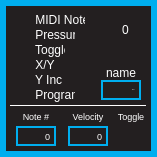
<?xml version="1.0" encoding="UTF-8"?>
<ui version="4.0">
 <class>keyForm</class>
 <widget class="QWidget" name="keyForm">
  <property name="geometry">
   <rect>
    <x>0</x>
    <y>0</y>
    <width>157</width>
    <height>157</height>
   </rect>
  </property>
  <property name="windowTitle">
   <string>Form</string>
  </property>
  <property name="autoFillBackground">
   <bool>false</bool>
  </property>
  <property name="styleSheet">
   <string notr="true">QWidget
{
	background:		rgba(35,31,32,255);
	border: 6px solid rgba(0,174,239,255);
}  


QLabel
{
	background:		rgba(0,0,0,0);
	color: 				white;
	font: 				10px &quot;Corbel&quot;;
	border:				none;
}





</string>
  </property>
  <widget class="QLineEdit" name="name">
   <property name="geometry">
    <rect>
     <x>101</x>
     <y>80</y>
     <width>40</width>
     <height>20</height>
    </rect>
   </property>
   <property name="font">
    <font>
     <pointsize>-1</pointsize>
     <italic>false</italic>
     <bold>false</bold>
    </font>
   </property>
   <property name="focusPolicy">
    <enum>Qt::WheelFocus</enum>
   </property>
   <property name="styleSheet">
    <string notr="true">

/* ---------- QLineEdit ------------*/
QLineEdit
{
	font: 10px &quot;Corbel&quot;;
	background: rgba(0,174,239,0);
	border: 2px solid rgba(0,174,239,255);
	border-radius: 0px;
	color: white;
}

QLineEdit:focus
{
	font: 8pt &quot;Corbel&quot;;
	background: rgba(0,174,239,0);
	border: 2px solid white;
	border-radius: 0px;
	color: white;
}
</string>
   </property>
   <property name="text">
    <string>KEYS</string>
   </property>
   <property name="maxLength">
    <number>4</number>
   </property>
   <property name="alignment">
    <set>Qt::AlignRight|Qt::AlignTrailing|Qt::AlignVCenter</set>
   </property>
  </widget>
  <widget class="QCheckBox" name="sourceNote">
   <property name="geometry">
    <rect>
     <x>15</x>
     <y>12</y>
     <width>71</width>
     <height>16</height>
    </rect>
   </property>
   <property name="focusPolicy">
    <enum>Qt::WheelFocus</enum>
   </property>
   <property name="styleSheet">
    <string notr="true">/* ---------- QCheckBox ------------*/
QCheckBox
{
	font: 10px &quot;Corbel&quot;;
	background:rgba(0,174,239,0);
	color: white;
	padding:0, 0, 0, 0;
	border: 1px solid rgba(0,174,239,0);
}

QCheckBox:hover {
	border: 1px solid rgba(0,174,239,0);
}

QCheckBox::indicator {
     width: 10px;
     height: 10px;
 }

  QCheckBox::indicator::unchecked {
     image: url(:/resources/radio_off.svg);
 }

 QCheckBox::indicator:unchecked:hover {
     image: url(:/resources/radio_off.svg);
 }

 QCheckBox::indicator:unchecked:pressed {
     image: url(:/resources/radio_on.svg);
 }

 QCheckBox::indicator::checked {
     image: url(:/resources/radio_on.svg);
 }

 QCheckBox::indicator:checked:pressed {
     image: url(:/resources/radio_off.svg);
 }

 QCheckBox::indicator::unchecked:focus {
     image: url(:/resources/radio_focus_off.svg);
 }

 QCheckBox::indicator:unchecked:pressed:focus {
     image: url(:/resources/radio_focus_on.svg);
 }

 QCheckBox::indicator::checked:focus {
     image: url(:/resources/radio_focus_on.svg);
 }

 QCheckBox::indicator:checked:pressed:focus {
     image: url(:/resources/radio_focus_off.svg);
 }</string>
   </property>
   <property name="text">
    <string> MIDI Note</string>
   </property>
  </widget>
  <widget class="QCheckBox" name="sourcePressure">
   <property name="geometry">
    <rect>
     <x>15</x>
     <y>27</y>
     <width>61</width>
     <height>16</height>
    </rect>
   </property>
   <property name="focusPolicy">
    <enum>Qt::WheelFocus</enum>
   </property>
   <property name="styleSheet">
    <string notr="true">/* ---------- QCheckBox ------------*/
QCheckBox
{
	font: 10px &quot;Corbel&quot;;
	background:rgba(0,174,239,0);
	color: white;
	padding:0, 0, 0, 0;
	border: 1px solid rgba(0,174,239,0);
}

QCheckBox:hover {
	border: 1px solid rgba(0,174,239,0);
}

QCheckBox::indicator {
     width: 10px;
     height: 10px;
 }

  QCheckBox::indicator::unchecked {
     image: url(:/resources/radio_off.svg);
 }

 QCheckBox::indicator:unchecked:hover {
     image: url(:/resources/radio_off.svg);
 }

 QCheckBox::indicator:unchecked:pressed {
     image: url(:/resources/radio_on.svg);
 }

 QCheckBox::indicator::checked {
     image: url(:/resources/radio_on.svg);
 }

 QCheckBox::indicator:checked:pressed {
     image: url(:/resources/radio_off.svg);
 }

 QCheckBox::indicator::unchecked:focus {
     image: url(:/resources/radio_focus_off.svg);
 }

 QCheckBox::indicator:unchecked:pressed:focus {
     image: url(:/resources/radio_focus_on.svg);
 }

 QCheckBox::indicator::checked:focus {
     image: url(:/resources/radio_focus_on.svg);
 }

 QCheckBox::indicator:checked:pressed:focus {
     image: url(:/resources/radio_focus_off.svg);
 }</string>
   </property>
   <property name="text">
    <string> Pressure</string>
   </property>
  </widget>
  <widget class="QCheckBox" name="sourceToggle">
   <property name="geometry">
    <rect>
     <x>15</x>
     <y>42</y>
     <width>51</width>
     <height>16</height>
    </rect>
   </property>
   <property name="focusPolicy">
    <enum>Qt::WheelFocus</enum>
   </property>
   <property name="styleSheet">
    <string notr="true">/* ---------- QCheckBox ------------*/
QCheckBox
{
	font: 10px &quot;Corbel&quot;;
	background:rgba(0,174,239,0);
	color: white;
	padding:0, 0, 0, 0;
	border: 1px solid rgba(0,174,239,0);
}

QCheckBox:hover {
	border: 1px solid rgba(0,174,239,0);
}

QCheckBox::indicator {
     width: 10px;
     height: 10px;
 }

  QCheckBox::indicator::unchecked {
     image: url(:/resources/radio_off.svg);
 }

 QCheckBox::indicator:unchecked:hover {
     image: url(:/resources/radio_off.svg);
 }

 QCheckBox::indicator:unchecked:pressed {
     image: url(:/resources/radio_on.svg);
 }

 QCheckBox::indicator::checked {
     image: url(:/resources/radio_on.svg);
 }

 QCheckBox::indicator:checked:pressed {
     image: url(:/resources/radio_off.svg);
 }

 QCheckBox::indicator::unchecked:focus {
     image: url(:/resources/radio_focus_off.svg);
 }

 QCheckBox::indicator:unchecked:pressed:focus {
     image: url(:/resources/radio_focus_on.svg);
 }

 QCheckBox::indicator::checked:focus {
     image: url(:/resources/radio_focus_on.svg);
 }

 QCheckBox::indicator:checked:pressed:focus {
     image: url(:/resources/radio_focus_off.svg);
 }</string>
   </property>
   <property name="text">
    <string> Toggle</string>
   </property>
  </widget>
  <widget class="QCheckBox" name="sourceXY">
   <property name="geometry">
    <rect>
     <x>15</x>
     <y>57</y>
     <width>41</width>
     <height>16</height>
    </rect>
   </property>
   <property name="focusPolicy">
    <enum>Qt::WheelFocus</enum>
   </property>
   <property name="styleSheet">
    <string notr="true">/* ---------- QCheckBox ------------*/
QCheckBox
{
	font: 10px &quot;Corbel&quot;;
	background:rgba(0,174,239,0);
	color: white;
	padding:0, 0, 0, 0;
	border: 1px solid rgba(0,174,239,0);
}

QCheckBox:hover {
	border: 1px solid rgba(0,174,239,0);
}

QCheckBox::indicator {
     width: 10px;
     height: 10px;
 }

  QCheckBox::indicator::unchecked {
     image: url(:/resources/radio_off.svg);
 }

 QCheckBox::indicator:unchecked:hover {
     image: url(:/resources/radio_off.svg);
 }

 QCheckBox::indicator:unchecked:pressed {
     image: url(:/resources/radio_on.svg);
 }

 QCheckBox::indicator::checked {
     image: url(:/resources/radio_on.svg);
 }

 QCheckBox::indicator:checked:pressed {
     image: url(:/resources/radio_off.svg);
 }

 QCheckBox::indicator::unchecked:focus {
     image: url(:/resources/radio_focus_off.svg);
 }

 QCheckBox::indicator:unchecked:pressed:focus {
     image: url(:/resources/radio_focus_on.svg);
 }

 QCheckBox::indicator::checked:focus {
     image: url(:/resources/radio_focus_on.svg);
 }

 QCheckBox::indicator:checked:pressed:focus {
     image: url(:/resources/radio_focus_off.svg);
 }</string>
   </property>
   <property name="text">
    <string> X/Y</string>
   </property>
  </widget>
  <widget class="QCheckBox" name="sourceYInc">
   <property name="geometry">
    <rect>
     <x>15</x>
     <y>72</y>
     <width>51</width>
     <height>16</height>
    </rect>
   </property>
   <property name="focusPolicy">
    <enum>Qt::WheelFocus</enum>
   </property>
   <property name="styleSheet">
    <string notr="true">/* ---------- QCheckBox ------------*/
QCheckBox
{
	font: 10px &quot;Corbel&quot;;
	background:rgba(0,174,239,0);
	color: white;
	padding:0, 0, 0, 0;
	border: 1px solid rgba(0,174,239,0);
}

QCheckBox:hover {
	border: 1px solid rgba(0,174,239,0);
}

QCheckBox::indicator {
     width: 10px;
     height: 10px;
 }

  QCheckBox::indicator::unchecked {
     image: url(:/resources/radio_off.svg);
 }

 QCheckBox::indicator:unchecked:hover {
     image: url(:/resources/radio_off.svg);
 }

 QCheckBox::indicator:unchecked:pressed {
     image: url(:/resources/radio_on.svg);
 }

 QCheckBox::indicator::checked {
     image: url(:/resources/radio_on.svg);
 }

 QCheckBox::indicator:checked:pressed {
     image: url(:/resources/radio_off.svg);
 }

 QCheckBox::indicator::unchecked:focus {
     image: url(:/resources/radio_focus_off.svg);
 }

 QCheckBox::indicator:unchecked:pressed:focus {
     image: url(:/resources/radio_focus_on.svg);
 }

 QCheckBox::indicator::checked:focus {
     image: url(:/resources/radio_focus_on.svg);
 }

 QCheckBox::indicator:checked:pressed:focus {
     image: url(:/resources/radio_focus_off.svg);
 }</string>
   </property>
   <property name="text">
    <string> Y Inc</string>
   </property>
  </widget>
  <widget class="QCheckBox" name="sourceProgram">
   <property name="geometry">
    <rect>
     <x>15</x>
     <y>87</y>
     <width>61</width>
     <height>16</height>
    </rect>
   </property>
   <property name="focusPolicy">
    <enum>Qt::WheelFocus</enum>
   </property>
   <property name="autoFillBackground">
    <bool>false</bool>
   </property>
   <property name="styleSheet">
    <string notr="true">/* ---------- QCheckBox ------------*/
QCheckBox
{
	font: 10px &quot;Corbel&quot;;
	background:rgba(0,174,239,0);
	color: white;
	padding:0, 0, 0, 0;
	border: 1px solid rgba(0,174,239,0);
}

QCheckBox:hover {
	border: 1px solid rgba(0,174,239,0);
}

QCheckBox::indicator {
     width: 10px;
     height: 10px;
 }

  QCheckBox::indicator::unchecked {
     image: url(:/resources/radio_off.svg);
 }

 QCheckBox::indicator:unchecked:hover {
     image: url(:/resources/radio_off.svg);
 }

 QCheckBox::indicator:unchecked:pressed {
     image: url(:/resources/radio_on.svg);
 }

 QCheckBox::indicator::checked {
     image: url(:/resources/radio_on.svg);
 }

 QCheckBox::indicator:checked:pressed {
     image: url(:/resources/radio_off.svg);
 }

 QCheckBox::indicator::unchecked:focus {
     image: url(:/resources/radio_focus_off.svg);
 }

 QCheckBox::indicator:unchecked:pressed:focus {
     image: url(:/resources/radio_focus_on.svg);
 }

 QCheckBox::indicator::checked:focus {
     image: url(:/resources/radio_focus_on.svg);
 }

 QCheckBox::indicator:checked:pressed:focus {
     image: url(:/resources/radio_focus_off.svg);
 }</string>
   </property>
   <property name="text">
    <string> Program</string>
   </property>
  </widget>
  <widget class="QLabel" name="instanceLabel">
   <property name="geometry">
    <rect>
     <x>100</x>
     <y>10</y>
     <width>51</width>
     <height>40</height>
    </rect>
   </property>
   <property name="styleSheet">
    <string notr="true">
/* ---------- QLabels ------------*/
QLabel
{
	font: 40px &quot;Futura&quot;;
	background:		rgba(0,0,0,0);
	color: 				white;
	border:				none;
}

QLabel:hover
{
	border:				none;
}  </string>
   </property>
   <property name="text">
    <string>0</string>
   </property>
   <property name="alignment">
    <set>Qt::AlignCenter</set>
   </property>
  </widget>
  <widget class="QLabel" name="nameLabel">
   <property name="geometry">
    <rect>
     <x>101</x>
     <y>65</y>
     <width>40</width>
     <height>15</height>
    </rect>
   </property>
   <property name="styleSheet">
    <string notr="true">
/* ---------- QLabels ------------*/
QLabel
{
	background:		rgba(0,0,0,0);
	color: 				white;
	border:				none;
}

QLabel:hover
{
	border:				none;
}  </string>
   </property>
   <property name="text">
    <string>name</string>
   </property>
   <property name="alignment">
    <set>Qt::AlignCenter</set>
   </property>
  </widget>
  <widget class="QStackedWidget" name="sourcesParams">
   <property name="geometry">
    <rect>
     <x>10</x>
     <y>105</y>
     <width>136</width>
     <height>44</height>
    </rect>
   </property>
   <property name="styleSheet">
    <string notr="true">QWidget
{
border: none;
background: rgba(0, 0, 0, 0);
}

/* ------- QStackedWidget ---------*/
QStackedWidget
{
border-top: 1px solid white;
}

/* ---------- QSpinBox ------------*/
QSpinBox
{
	font: 12px &quot;Futura-Normal&quot;;
	border: 2px solid rgb(0,174,239);
	background: rgba(0, 0, 0, 0);
	color: white;
	padding:0, 0, 0, 0;
}

QSpinBox:focus
{
outline: none;
border: 2px solid white;
}</string>
   </property>
   <property name="currentIndex">
    <number>0</number>
   </property>
   <widget class="QWidget" name="notePage">
    <property name="font">
     <font>
      <pointsize>7</pointsize>
     </font>
    </property>
    <widget class="QLabel" name="noteNumLabel">
     <property name="geometry">
      <rect>
       <x>6</x>
       <y>0</y>
       <width>40</width>
       <height>20</height>
      </rect>
     </property>
     <property name="text">
      <string>Note #</string>
     </property>
     <property name="alignment">
      <set>Qt::AlignCenter</set>
     </property>
    </widget>
    <widget class="QSpinBox" name="noteNum">
     <property name="geometry">
      <rect>
       <x>6</x>
       <y>20</y>
       <width>40</width>
       <height>20</height>
      </rect>
     </property>
     <property name="alignment">
      <set>Qt::AlignRight|Qt::AlignTrailing|Qt::AlignVCenter</set>
     </property>
     <property name="buttonSymbols">
      <enum>QAbstractSpinBox::NoButtons</enum>
     </property>
     <property name="maximum">
      <number>127</number>
     </property>
    </widget>
    <widget class="QLabel" name="noteVelocityLabel">
     <property name="geometry">
      <rect>
       <x>58</x>
       <y>0</y>
       <width>40</width>
       <height>20</height>
      </rect>
     </property>
     <property name="text">
      <string>Velocity</string>
     </property>
     <property name="alignment">
      <set>Qt::AlignCenter</set>
     </property>
    </widget>
    <widget class="QSpinBox" name="noteVelocity">
     <property name="geometry">
      <rect>
       <x>58</x>
       <y>20</y>
       <width>40</width>
       <height>20</height>
      </rect>
     </property>
     <property name="alignment">
      <set>Qt::AlignRight|Qt::AlignTrailing|Qt::AlignVCenter</set>
     </property>
     <property name="buttonSymbols">
      <enum>QAbstractSpinBox::NoButtons</enum>
     </property>
     <property name="maximum">
      <number>127</number>
     </property>
    </widget>
    <widget class="QLabel" name="noteToggleLabel">
     <property name="geometry">
      <rect>
       <x>101</x>
       <y>0</y>
       <width>40</width>
       <height>20</height>
      </rect>
     </property>
     <property name="text">
      <string>Toggle</string>
     </property>
     <property name="alignment">
      <set>Qt::AlignCenter</set>
     </property>
    </widget>
    <widget class="QCheckBox" name="noteToggle">
     <property name="geometry">
      <rect>
       <x>111</x>
       <y>19</y>
       <width>21</width>
       <height>23</height>
      </rect>
     </property>
     <property name="focusPolicy">
      <enum>Qt::WheelFocus</enum>
     </property>
     <property name="styleSheet">
      <string notr="true">QCheckBox::indicator
{
	width: 20px;
	height: 20px;
}

QCheckBox::indicator:unchecked
{
	image:url(:/resources/toggle_off.svg)
}

QCheckBox::indicator:unchecked:hover
{
	image:url(:/resources/toggle_off.svg)
}

QCheckBox::indicator:unchecked:pressed
{
	image:url(:/resources/toggle_on.svg)
}

QCheckBox::indicator:checked
{
	image:url(:/resources/toggle_on.svg)
}

QCheckBox::indicator:checked:hover
{
	image:url(:/resources/toggle_on.svg)
}

QCheckBox::indicator:checked:pressed
{
	image:url(:/resources/toggle_off.svg)
}

QCheckBox::indicator:unchecked:disabled
{
	image:url(:/resources/toggle_off_disabled.svg)
}

QCheckBox::indicator:checked:disabled
{
	image:url(:/resources/toggle_off_disabled.svg)
}</string>
     </property>
     <property name="text">
      <string/>
     </property>
    </widget>
   </widget>
   <widget class="QWidget" name="pressurePage">
    <property name="font">
     <font>
      <pointsize>7</pointsize>
     </font>
    </property>
    <widget class="QLabel" name="pressureCCLabel">
     <property name="geometry">
      <rect>
       <x>8</x>
       <y>0</y>
       <width>40</width>
       <height>20</height>
      </rect>
     </property>
     <property name="text">
      <string>CC #</string>
     </property>
     <property name="alignment">
      <set>Qt::AlignCenter</set>
     </property>
    </widget>
    <widget class="QLabel" name="pressureSmoothLabel">
     <property name="geometry">
      <rect>
       <x>81</x>
       <y>0</y>
       <width>61</width>
       <height>20</height>
      </rect>
     </property>
     <property name="text">
      <string>Smooth</string>
     </property>
     <property name="alignment">
      <set>Qt::AlignCenter</set>
     </property>
    </widget>
    <widget class="QSpinBox" name="pressureCC">
     <property name="geometry">
      <rect>
       <x>6</x>
       <y>20</y>
       <width>40</width>
       <height>20</height>
      </rect>
     </property>
     <property name="alignment">
      <set>Qt::AlignRight|Qt::AlignTrailing|Qt::AlignVCenter</set>
     </property>
     <property name="buttonSymbols">
      <enum>QAbstractSpinBox::NoButtons</enum>
     </property>
     <property name="maximum">
      <number>127</number>
     </property>
    </widget>
    <widget class="QSpinBox" name="pressureSmooth">
     <property name="geometry">
      <rect>
       <x>91</x>
       <y>20</y>
       <width>40</width>
       <height>20</height>
      </rect>
     </property>
     <property name="alignment">
      <set>Qt::AlignRight|Qt::AlignTrailing|Qt::AlignVCenter</set>
     </property>
     <property name="buttonSymbols">
      <enum>QAbstractSpinBox::NoButtons</enum>
     </property>
     <property name="maximum">
      <number>127</number>
     </property>
    </widget>
   </widget>
   <widget class="QWidget" name="togglePage">
    <property name="font">
     <font>
      <pointsize>7</pointsize>
     </font>
    </property>
    <widget class="QSpinBox" name="toggleCC">
     <property name="geometry">
      <rect>
       <x>6</x>
       <y>20</y>
       <width>40</width>
       <height>20</height>
      </rect>
     </property>
     <property name="alignment">
      <set>Qt::AlignRight|Qt::AlignTrailing|Qt::AlignVCenter</set>
     </property>
     <property name="buttonSymbols">
      <enum>QAbstractSpinBox::NoButtons</enum>
     </property>
     <property name="maximum">
      <number>127</number>
     </property>
    </widget>
    <widget class="QLabel" name="toggleCCLabel">
     <property name="geometry">
      <rect>
       <x>8</x>
       <y>0</y>
       <width>40</width>
       <height>20</height>
      </rect>
     </property>
     <property name="text">
      <string>CC #</string>
     </property>
     <property name="alignment">
      <set>Qt::AlignCenter</set>
     </property>
    </widget>
    <widget class="QLabel" name="toggleLoLabel">
     <property name="geometry">
      <rect>
       <x>68</x>
       <y>0</y>
       <width>30</width>
       <height>20</height>
      </rect>
     </property>
     <property name="text">
      <string>Lo</string>
     </property>
     <property name="alignment">
      <set>Qt::AlignCenter</set>
     </property>
    </widget>
    <widget class="QSpinBox" name="toggleLo">
     <property name="geometry">
      <rect>
       <x>68</x>
       <y>20</y>
       <width>30</width>
       <height>20</height>
      </rect>
     </property>
     <property name="alignment">
      <set>Qt::AlignRight|Qt::AlignTrailing|Qt::AlignVCenter</set>
     </property>
     <property name="buttonSymbols">
      <enum>QAbstractSpinBox::NoButtons</enum>
     </property>
     <property name="maximum">
      <number>127</number>
     </property>
    </widget>
    <widget class="QLabel" name="toggleHiLabel">
     <property name="geometry">
      <rect>
       <x>100</x>
       <y>0</y>
       <width>30</width>
       <height>20</height>
      </rect>
     </property>
     <property name="text">
      <string>Hi</string>
     </property>
     <property name="alignment">
      <set>Qt::AlignCenter</set>
     </property>
    </widget>
    <widget class="QSpinBox" name="toggleHi">
     <property name="geometry">
      <rect>
       <x>101</x>
       <y>20</y>
       <width>30</width>
       <height>20</height>
      </rect>
     </property>
     <property name="alignment">
      <set>Qt::AlignRight|Qt::AlignTrailing|Qt::AlignVCenter</set>
     </property>
     <property name="buttonSymbols">
      <enum>QAbstractSpinBox::NoButtons</enum>
     </property>
     <property name="maximum">
      <number>127</number>
     </property>
    </widget>
   </widget>
   <widget class="QWidget" name="xyPage">
    <property name="font">
     <font>
      <pointsize>7</pointsize>
     </font>
    </property>
    <widget class="QSpinBox" name="xyXCC">
     <property name="geometry">
      <rect>
       <x>6</x>
       <y>20</y>
       <width>40</width>
       <height>20</height>
      </rect>
     </property>
     <property name="alignment">
      <set>Qt::AlignRight|Qt::AlignTrailing|Qt::AlignVCenter</set>
     </property>
     <property name="buttonSymbols">
      <enum>QAbstractSpinBox::NoButtons</enum>
     </property>
     <property name="specialValueText">
      <string>off</string>
     </property>
     <property name="minimum">
      <number>-1</number>
     </property>
     <property name="maximum">
      <number>127</number>
     </property>
     <property name="value">
      <number>-1</number>
     </property>
    </widget>
    <widget class="QLabel" name="xyXCCLabel">
     <property name="geometry">
      <rect>
       <x>6</x>
       <y>0</y>
       <width>40</width>
       <height>20</height>
      </rect>
     </property>
     <property name="text">
      <string>X CC #</string>
     </property>
     <property name="alignment">
      <set>Qt::AlignCenter</set>
     </property>
    </widget>
    <widget class="QLabel" name="xyYCCLabel">
     <property name="geometry">
      <rect>
       <x>58</x>
       <y>0</y>
       <width>40</width>
       <height>20</height>
      </rect>
     </property>
     <property name="text">
      <string>Y CC #</string>
     </property>
     <property name="alignment">
      <set>Qt::AlignCenter</set>
     </property>
    </widget>
    <widget class="QSpinBox" name="xyYCC">
     <property name="geometry">
      <rect>
       <x>58</x>
       <y>20</y>
       <width>40</width>
       <height>20</height>
      </rect>
     </property>
     <property name="alignment">
      <set>Qt::AlignRight|Qt::AlignTrailing|Qt::AlignVCenter</set>
     </property>
     <property name="buttonSymbols">
      <enum>QAbstractSpinBox::NoButtons</enum>
     </property>
     <property name="specialValueText">
      <string>off</string>
     </property>
     <property name="minimum">
      <number>-1</number>
     </property>
     <property name="maximum">
      <number>127</number>
     </property>
     <property name="value">
      <number>-1</number>
     </property>
    </widget>
    <widget class="QCheckBox" name="xyLatch">
     <property name="geometry">
      <rect>
       <x>111</x>
       <y>20</y>
       <width>22</width>
       <height>21</height>
      </rect>
     </property>
     <property name="focusPolicy">
      <enum>Qt::WheelFocus</enum>
     </property>
     <property name="styleSheet">
      <string notr="true">QCheckBox::indicator
{
	width: 20px;
	height: 20px;
}

QCheckBox::indicator:unchecked
{
	image:url(:/resources/toggle_off.svg)
}

QCheckBox::indicator:unchecked:hover
{
	image:url(:/resources/toggle_off.svg)
}

QCheckBox::indicator:unchecked:pressed
{
	image:url(:/resources/toggle_on.svg)
}

QCheckBox::indicator:checked
{
	image:url(:/resources/toggle_on.svg)
}

QCheckBox::indicator:checked:hover
{
	image:url(:/resources/toggle_on.svg)
}

QCheckBox::indicator:checked:pressed
{
	image:url(:/resources/toggle_off.svg)
}

QCheckBox::indicator:unchecked:disabled
{
	image:url(:/resources/toggle_off_disabled.svg)
}

QCheckBox::indicator:checked:disabled
{
	image:url(:/resources/toggle_off_disabled.svg)
}</string>
     </property>
     <property name="text">
      <string/>
     </property>
    </widget>
    <widget class="QLabel" name="xyLatchLabel">
     <property name="geometry">
      <rect>
       <x>91</x>
       <y>0</y>
       <width>61</width>
       <height>20</height>
      </rect>
     </property>
     <property name="text">
      <string>Latch</string>
     </property>
     <property name="alignment">
      <set>Qt::AlignCenter</set>
     </property>
    </widget>
   </widget>
   <widget class="QWidget" name="yIncPage">
    <property name="font">
     <font>
      <pointsize>7</pointsize>
     </font>
    </property>
    <widget class="QSpinBox" name="yIncCC">
     <property name="geometry">
      <rect>
       <x>6</x>
       <y>20</y>
       <width>40</width>
       <height>20</height>
      </rect>
     </property>
     <property name="styleSheet">
      <string notr="true">outline: none;</string>
     </property>
     <property name="alignment">
      <set>Qt::AlignRight|Qt::AlignTrailing|Qt::AlignVCenter</set>
     </property>
     <property name="buttonSymbols">
      <enum>QAbstractSpinBox::NoButtons</enum>
     </property>
     <property name="maximum">
      <number>127</number>
     </property>
    </widget>
    <widget class="QLabel" name="yIncCCLabel">
     <property name="geometry">
      <rect>
       <x>8</x>
       <y>0</y>
       <width>40</width>
       <height>20</height>
      </rect>
     </property>
     <property name="text">
      <string>CC #</string>
     </property>
     <property name="alignment">
      <set>Qt::AlignCenter</set>
     </property>
    </widget>
    <widget class="QSpinBox" name="yIncSpeed">
     <property name="geometry">
      <rect>
       <x>91</x>
       <y>20</y>
       <width>40</width>
       <height>20</height>
      </rect>
     </property>
     <property name="alignment">
      <set>Qt::AlignRight|Qt::AlignTrailing|Qt::AlignVCenter</set>
     </property>
     <property name="buttonSymbols">
      <enum>QAbstractSpinBox::NoButtons</enum>
     </property>
     <property name="maximum">
      <number>127</number>
     </property>
    </widget>
    <widget class="QLabel" name="yIncSpeedLabel">
     <property name="geometry">
      <rect>
       <x>65</x>
       <y>0</y>
       <width>91</width>
       <height>20</height>
      </rect>
     </property>
     <property name="text">
      <string>Inc Speed</string>
     </property>
     <property name="alignment">
      <set>Qt::AlignCenter</set>
     </property>
    </widget>
   </widget>
   <widget class="QWidget" name="programPage">
    <property name="font">
     <font>
      <pointsize>7</pointsize>
     </font>
    </property>
    <widget class="QSpinBox" name="programNum">
     <property name="geometry">
      <rect>
       <x>6</x>
       <y>20</y>
       <width>40</width>
       <height>20</height>
      </rect>
     </property>
     <property name="alignment">
      <set>Qt::AlignRight|Qt::AlignTrailing|Qt::AlignVCenter</set>
     </property>
     <property name="buttonSymbols">
      <enum>QAbstractSpinBox::NoButtons</enum>
     </property>
     <property name="maximum">
      <number>127</number>
     </property>
    </widget>
    <widget class="QLabel" name="programNumLabel">
     <property name="geometry">
      <rect>
       <x>3</x>
       <y>0</y>
       <width>51</width>
       <height>20</height>
      </rect>
     </property>
     <property name="text">
      <string>Program #</string>
     </property>
     <property name="alignment">
      <set>Qt::AlignCenter</set>
     </property>
    </widget>
    <widget class="QSpinBox" name="programBank">
     <property name="geometry">
      <rect>
       <x>91</x>
       <y>20</y>
       <width>40</width>
       <height>20</height>
      </rect>
     </property>
     <property name="alignment">
      <set>Qt::AlignRight|Qt::AlignTrailing|Qt::AlignVCenter</set>
     </property>
     <property name="buttonSymbols">
      <enum>QAbstractSpinBox::NoButtons</enum>
     </property>
     <property name="specialValueText">
      <string>off</string>
     </property>
     <property name="minimum">
      <number>-1</number>
     </property>
     <property name="maximum">
      <number>127</number>
     </property>
     <property name="value">
      <number>-1</number>
     </property>
    </widget>
    <widget class="QLabel" name="programBankLabel">
     <property name="geometry">
      <rect>
       <x>80</x>
       <y>0</y>
       <width>61</width>
       <height>20</height>
      </rect>
     </property>
     <property name="text">
      <string>Bank #</string>
     </property>
     <property name="alignment">
      <set>Qt::AlignCenter</set>
     </property>
    </widget>
   </widget>
   <widget class="QWidget" name="offPage">
    <property name="font">
     <font>
      <pointsize>7</pointsize>
     </font>
    </property>
    <widget class="QLabel" name="label">
     <property name="geometry">
      <rect>
       <x>0</x>
       <y>10</y>
       <width>136</width>
       <height>20</height>
      </rect>
     </property>
     <property name="text">
      <string>[ No source selected ]</string>
     </property>
     <property name="alignment">
      <set>Qt::AlignCenter</set>
     </property>
    </widget>
   </widget>
  </widget>
  <widget class="QLabel" name="noFocus">
   <property name="geometry">
    <rect>
     <x>110</x>
     <y>90</y>
     <width>2</width>
     <height>2</height>
    </rect>
   </property>
   <property name="text">
    <string/>
   </property>
  </widget>
  <zorder>noFocus</zorder>
  <zorder>name</zorder>
  <zorder>sourceNote</zorder>
  <zorder>sourcePressure</zorder>
  <zorder>sourceToggle</zorder>
  <zorder>sourceXY</zorder>
  <zorder>sourceYInc</zorder>
  <zorder>sourceProgram</zorder>
  <zorder>instanceLabel</zorder>
  <zorder>nameLabel</zorder>
  <zorder>sourcesParams</zorder>
 </widget>
 <tabstops>
  <tabstop>sourceNote</tabstop>
  <tabstop>sourcePressure</tabstop>
  <tabstop>sourceToggle</tabstop>
  <tabstop>sourceXY</tabstop>
  <tabstop>sourceYInc</tabstop>
  <tabstop>sourceProgram</tabstop>
  <tabstop>name</tabstop>
  <tabstop>noteNum</tabstop>
  <tabstop>noteVelocity</tabstop>
  <tabstop>noteToggle</tabstop>
  <tabstop>pressureCC</tabstop>
  <tabstop>pressureSmooth</tabstop>
  <tabstop>toggleCC</tabstop>
  <tabstop>toggleLo</tabstop>
  <tabstop>toggleHi</tabstop>
  <tabstop>xyXCC</tabstop>
  <tabstop>xyYCC</tabstop>
  <tabstop>xyLatch</tabstop>
  <tabstop>yIncCC</tabstop>
  <tabstop>yIncSpeed</tabstop>
  <tabstop>programNum</tabstop>
  <tabstop>programBank</tabstop>
 </tabstops>
 <resources/>
 <connections/>
</ui>
